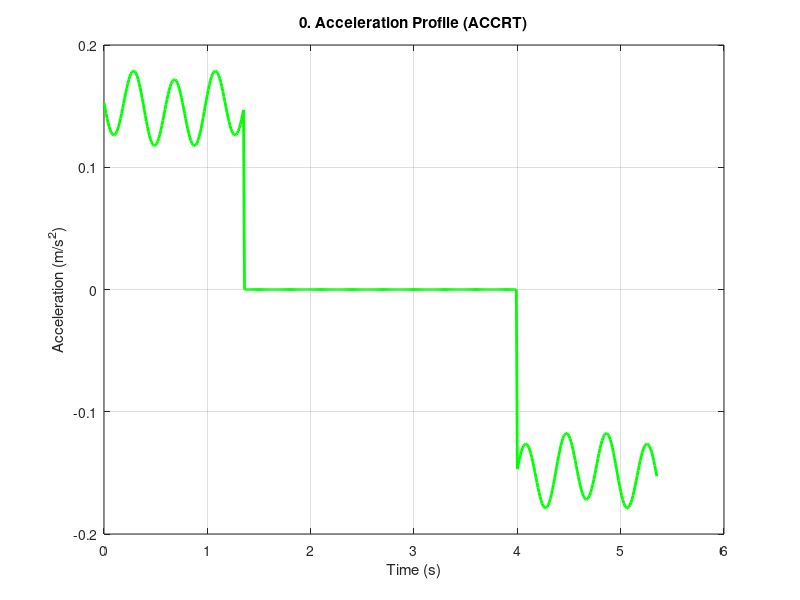
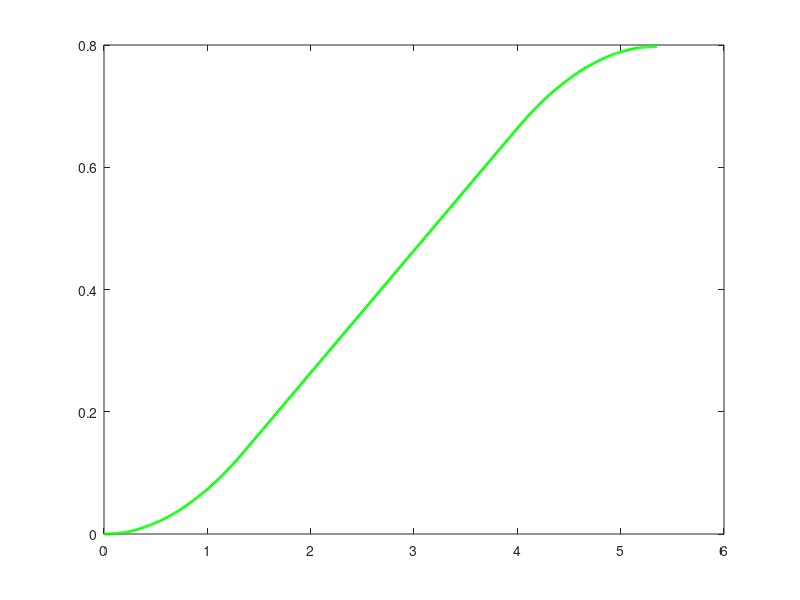

The MATLAB script that drew these images, in order: (Note: this script raises an error after producing the figures.)
function generate_accrt_profile()
    clear; clc; close all;

    %% --- 1. CONFIGURATION ---
    lh = 0.2; ll = 0.3; mh = 0.15; ml = 0.36;
    Ts = 0.01;   

    % Target Motion
    v_target = 0.2;        
    dist_target = 0.8;     
    St = 1;                 

    radius_cm = 4.774;
    dist_per_rev = pi * (radius_cm / 100); 
    steps_per_rev = 1600;

    fprintf('--- ACCRT Profile Generation ---\n');
    fprintf('Target: Dist = %.2f m, Vel = %.2f m/s\n', dist_target, v_target);

    %% --- 2. IDENTIFICATION ---
    [wn1, wn2, b1, b2] = ModePeriodize(lh, ll, mh, ml);
    fprintf('System ID: wn1=%.4f, wn2=%.4f\n', wn1, wn2);

    %% --- 3. SOLVER & JACOBIAN ---
    % คำนวณช่วงเวลาเร่ง (Tc)
    Tc = St * 2 * pi / wn1;

    % คำนวณ Jacobian Matrix (12x12)
    Cq = AcJacobian(wn1, wn2, b1, b2, Tc);

    % คำนวณ Boundary Conditions
    BC = AcBC(v_target);

    % แก้สมการหา Coefficients (C)
    C = Cq \ BC;

    %% --- 4. CALCULATE TIMING (findTa) ---
    ta = findTa(v_target, dist_target, C, b1, b2, wn1, wn2, Tc);
    
    if ta < 0
        warning('ระยะทางสั้นเกินไปสำหรับความเร็วนี้ (ta < 0)! โปรดเพิ่มระยะทางหรือลดความเร็ว');
        ta = 0; 
    end
    fprintf('Timing: Accel(Tc)=%.4fs, Cruise(ta)=%.4fs\n', Tc, ta);

%% --- 5. GENERATE TRAJECTORY ---
    d1_idx = round(Tc / Ts);
    d2_idx = round(ta / Ts);
    total_samples = 2*d1_idx + d2_idx; 
    
    time_vec = (0:total_samples-1) * Ts;
    accel_profile = zeros(size(time_vec));
    vel_profile = zeros(size(time_vec));

   for k = 1:total_samples
        t_sim = (k-1) * Ts;
        
        if k <= d1_idx
            % 1. ช่วงเร่ง
            accel_profile(k) = ACshaped_Eq(t_sim, C, b1, b2, wn1, wn2);
            vel_profile(k) = ACshaped_V(t_sim, C, b1, b2, wn1, wn2); 
            
        elseif k > d1_idx && k <= (d1_idx + d2_idx)
            % 2. ช่วงความเร็วคงที่
            accel_profile(k) = 0;
            vel_profile(k) = v_target;
            
        elseif k > (d1_idx + d2_idx)
            % 3. ช่วงเบรก 
            k_ref = (2*d1_idx + d2_idx) - k + 1;
            if k_ref >= 1 && k_ref <= d1_idx
                accel_profile(k) = -accel_profile(k_ref);
                vel_profile(k) = vel_profile(k_ref);
            end
        end
    end

    pos_profile = cumtrapz(time_vec, vel_profile);

    freq_profile = (vel_profile / dist_per_rev) * steps_per_rev;
    freq_profile_int = round(freq_profile);

    %freq_profile_int(freq_profile_int < 0) = 0;

    %% --- 6. PLOT (SEPARATE FIGURES) ---
    
    figure('Name', 'ACCRT: Acceleration', 'NumberTitle', 'off');
    plot(time_vec, accel_profile, 'g', 'LineWidth', 2);
    title('0. Acceleration Profile (ACCRT)');
    ylabel('Acceleration (m/s^2)'); xlabel('Time (s)'); grid on;


    % 6.1 Position Window
    figure('Name', 'ACCRT: Displacement', 'NumberTitle', 'off');
    plot(time_vec, pos_profile, 'g', 'LineWidth', 2);
    yline(dist_target, 'k--', 'Target');
    title('1. Position Profile (ACCRT)');
    ylabel('Position (m)'); xlabel('Time (s)'); grid on;
    text(time_vec(end)*0.7, pos_profile(end)*0.95, sprintf('Final: %.4fm', pos_profile(end)));
    
    % 6.2 Velocity Window
    figure('Name', 'ACCRT: Velocity', 'NumberTitle', 'off');
    plot(time_vec, vel_profile, 'b', 'LineWidth', 2);
    yline(v_target, 'k--', 'Target Vel');
    title('2. Velocity Profile (ACCRT)');
    ylabel('Speed (m/s)'); xlabel('Time (s)'); grid on;
    
    % 6.3 Frequency Window
    figure('Name', 'ACCRT: Frequency', 'NumberTitle', 'off');
    plot(time_vec, freq_profile_int, 'r', 'LineWidth', 1.5);
    title('3. Frequency Command (Hz)'); 
    ylabel('Frequency (Steps/s)'); xlabel('Time (s)'); grid on;
    max_freq = max(freq_profile_int);
    text(1, max_freq, sprintf(' Max Freq: %d Hz', max_freq), 'VerticalAlignment', 'bottom');

    %% --- 7. EXPORT TO ARDUINO ---
    export_to_arduino(freq_profile_int, dist_target, v_target);
end

%% ==========================================================
%%            LOCAL FUNCTIONS (MATH LOGIC FROM SIMULINK)
%% ==========================================================

function [wn1, wn2, b1, b2] = ModePeriodize(lh, ll, mh, ml)
    g = 9.81;
    M_s = [(mh+ml)*lh^2, ml*lh*ll; ml*lh*ll, ml*ll^2];
    K_s = [(mh+ml)*g*lh, 0; 0, ml*g*ll];
    B_s = [-(mh+ml)*lh; -ml*ll];

    [mds_s, lambda_s] = eig(K_s, M_s);
    omg_s = sqrt(diag(lambda_s));
    b_nu_s = mds_s.' * B_s; 
    
    wn1 = real(omg_s(1));
    wn2 = real(omg_s(2));
    b1 = real(b_nu_s(1));
    b2 = real(b_nu_s(2));
end

function BC = AcBC(u)
    BC = [0.0; 0.0; 0.0; 0.0; 0.0; 0.0; 0.0; 0.0; 0.0; 0.0; 0.0; u];
end

function yy = ACshaped_Eq(t, C, b1, b2, wn1, wn2)
    a1=C(1); a2=C(2); a3=C(3); a4=C(4); a5=C(5); a6=C(6);
    
    yy = a6-t.*(-a5+a2.*b1.*wn1+a4.*b2.*wn2)-a1.*b1-a3.*b2+1.0./wn1.^2.* ...
            (a1.*b1.*wn1.^2.*cos(wn1.*t)+a2.*b1.*wn1.^2.*sin(wn1.*t))+1.0./wn2.^2.* ...
            (a3.*b2.*wn2.^2.*cos(wn2.*t)+a4.*b2.*wn2.^2.*sin(wn2.*t)) ; 
end

function y = ACshaped_V(t, C, b1, b2, w1, w2) 
    a1=C(1); a2=C(2); a3=C(3); a4=C(4); a5=C(5); a6=C(6); a7=C(7);
    y = -1.0./w1.^2.*(a2.*b1.*w1.*cos(w1.*t) - a1.*b1.*w1.*sin(w1.*t)) ...
      -1.0./w2.^2.*(a4.*b2.*w2.*cos(w2.*t) - a3.*b2.*w2.*sin(w2.*t)) ...
      -t.*(-a6 + a1.*b1 + a3.*b2) ...
      -(t.^2.*(-a5 + a2.*b1.*w1 + a4.*b2.*w2))./2.0 ...
      +(a2.*b1.*w2 + a4.*b2.*w1 + a7.*w1.*w2)./(w1.*w2);
end

function ta = findTa(u, x, C, b1, b2, wn1, wn2, Tc)
    a1=C(1); a2=C(2); a3=C(3); a4=C(4); a5=C(5); a6=C(6); a7=C(7); a8=C(8);
    d1 = Tc;
    
    y = -1.0/wn1^2 * (a1*b1*cos(wn1*d1) + a2*b1*sin(wn1*d1)) ...
        -1.0/wn2^2 * (a3*b2*cos(wn2*d1) + a4*b2*sin(wn2*d1)) ...
        -(d1^3 * (-a5 + a2*b1*wn1 + a4*b2*wn2))/6.0 ...
        -(d1^2 * (-a6 + a1*b1 + a3*b2))/2.0 ...
        +1.0/wn1^2 * 1.0/wn2^2 * (a8*wn1^2*wn2^2 + a1*b1*wn2^2 + a3*b2*wn1^2) ...
        +(d1 * (a2*b1*wn2 + a4*b2*wn1 + a7*wn1*wn2))/(wn1*wn2);
        
    ta = (x - 2*y) / u;
end

function Cq = AcJacobian(wn1,wn2,b1,b2,Tc)
mt1 = [-b1.^2.*1.0./wn1.^2+(1.0./wn1.^3.*(b1.^2.*wn1.^3-b1.^2.*wn1.*wn2.^2))./((wn1+wn2).*(wn1-wn2)),-b1.*b2.*1.0./wn2.^2-(b1.*b2)./((wn1+wn2).*(wn1-wn2))+(b1.*b2.*wn1.^2.*1.0./wn2.^2)./((wn1+wn2).*(wn1-wn2)),0.0,0.0,0.0,0.0,-b1.^2.*1.0./wn1.^2+(1.0./wn1.^3.*(b1.^2.*wn1.^3.*cos(Tc.*wn1)-b1.^2.*wn1.*wn2.^2.*cos(Tc.*wn1)))./((wn1+wn2).*(wn1-wn2))+(Tc.*b1.^2.*sin(Tc.*wn1))./(wn1.*2.0)];
mt2 = [-b1.*b2.*1.0./wn2.^2-(b1.*b2.*cos(Tc.*wn1))./((wn1+wn2).*(wn1-wn2))+(b1.*b2.*wn1.^2.*1.0./wn2.^2.*cos(Tc.*wn2))./((wn1+wn2).*(wn1-wn2)),0.0,(b1.^2.*1.0./wn1.^2.*(wn1.*sin(Tc.*wn1)+Tc.*wn1.^2.*cos(Tc.*wn1)))./2.0-(1.0./wn1.^3.*(b1.^2.*wn1.^4.*sin(Tc.*wn1)-b1.^2.*wn1.^2.*wn2.^2.*sin(Tc.*wn1)))./((wn1+wn2).*(wn1-wn2)),(b1.*b2.*wn1.*sin(Tc.*wn1))./((wn1+wn2).*(wn1-wn2))-(b1.*b2.*wn1.^2.*sin(Tc.*wn2))./(wn2.*(wn1+wn2).*(wn1-wn2))];
mt3 = [-Tc.*b1+(b1.*sin(Tc.*wn1))./wn1,0.0,0.0,0.0,-b1.^2./wn1+(1.0./wn1.^3.*(b1.^2.*wn1.^4-b1.^2.*wn1.^2.*wn2.^2))./((wn1+wn2).*(wn1-wn2)),-b1.*b2.*wn1.*1.0./wn2.^2-(b1.*b2.*wn1)./((wn1+wn2).*(wn1-wn2))+(b1.*b2.*wn1.^3.*1.0./wn2.^2)./((wn1+wn2).*(wn1-wn2)),0.0];
mt4 = [-(Tc.*b1.^2)./wn1+(b1.^2.*1.0./wn1.^2.*(sin(Tc.*wn1)-Tc.*wn1.*cos(Tc.*wn1)))./2.0+(1.0./wn1.^3.*(b1.^2.*wn1.^3.*sin(Tc.*wn1)-b1.^2.*wn1.*wn2.^2.*sin(Tc.*wn1)))./((wn1+wn2).*(wn1-wn2)),-(b1.*b2.*sin(Tc.*wn1))./((wn1+wn2).*(wn1-wn2))-Tc.*b1.*b2.*wn1.*1.0./wn2.^2+(b1.*b2.*wn1.^3.*1.0./wn2.^3.*sin(Tc.*wn2))./((wn1+wn2).*(wn1-wn2)),b1.*wn1];
mt5 = [-b1.^2./wn1+(Tc.*b1.^2.*sin(Tc.*wn1))./2.0+(1.0./wn1.^3.*(b1.^2.*wn1.^4.*cos(Tc.*wn1)-b1.^2.*wn1.^2.*wn2.^2.*cos(Tc.*wn1)))./((wn1+wn2).*(wn1-wn2)),-b1.*b2.*wn1.*1.0./wn2.^2-(b1.*b2.*wn1.*cos(Tc.*wn1))./((wn1+wn2).*(wn1-wn2))+(b1.*b2.*wn1.^3.*1.0./wn2.^2.*cos(Tc.*wn2))./((wn1+wn2).*(wn1-wn2)),b1./wn1-(b1.*cos(Tc.*wn1))./wn1-(Tc.^2.*b1.*wn1)./2.0];
mt6 = [-b1.*b2.*1.0./wn1.^2+(b1.*b2)./((wn1+wn2).*(wn1-wn2))-(b1.*b2.*1.0./wn1.^2.*wn2.^2)./((wn1+wn2).*(wn1-wn2)),-b2.^2.*1.0./wn2.^2-(1.0./wn2.^3.*(b2.^2.*wn2.^3-b2.^2.*wn1.^2.*wn2))./((wn1+wn2).*(wn1-wn2)),0.0,0.0,0.0,0.0,-b1.*b2.*1.0./wn1.^2+(b1.*b2.*cos(Tc.*wn2))./((wn1+wn2).*(wn1-wn2))-(b1.*b2.*1.0./wn1.^2.*wn2.^2.*cos(Tc.*wn1))./((wn1+wn2).*(wn1-wn2))];
mt7 = [-b2.^2.*1.0./wn2.^2-(1.0./wn2.^3.*(b2.^2.*wn2.^3.*cos(Tc.*wn2)-b2.^2.*wn1.^2.*wn2.*cos(Tc.*wn2)))./((wn1+wn2).*(wn1-wn2))+(Tc.*b2.^2.*sin(Tc.*wn2))./(wn2.*2.0),0.0,-(b1.*b2.*wn2.*sin(Tc.*wn2))./((wn1+wn2).*(wn1-wn2))+(b1.*b2.*wn2.^2.*sin(Tc.*wn1))./(wn1.*(wn1+wn2).*(wn1-wn2))];
mt8 = [(b2.^2.*1.0./wn2.^2.*(wn2.*sin(Tc.*wn2)+Tc.*wn2.^2.*cos(Tc.*wn2)))./2.0+(1.0./wn2.^3.*(b2.^2.*wn2.^4.*sin(Tc.*wn2)-b2.^2.*wn1.^2.*wn2.^2.*sin(Tc.*wn2)))./((wn1+wn2).*(wn1-wn2)),-Tc.*b2+(b2.*sin(Tc.*wn2))./wn2,0.0,0.0,0.0,-b1.*b2.*1.0./wn1.^2.*wn2+(b1.*b2.*wn2)./((wn1+wn2).*(wn1-wn2))-(b1.*b2.*1.0./wn1.^2.*wn2.^3)./((wn1+wn2).*(wn1-wn2))];
mt9 = [-b2.^2./wn2-(1.0./wn2.^3.*(b2.^2.*wn2.^4-b2.^2.*wn1.^2.*wn2.^2))./((wn1+wn2).*(wn1-wn2)),0.0,(b1.*b2.*sin(Tc.*wn2))./((wn1+wn2).*(wn1-wn2))-Tc.*b1.*b2.*1.0./wn1.^2.*wn2-(b1.*b2.*1.0./wn1.^3.*wn2.^3.*sin(Tc.*wn1))./((wn1+wn2).*(wn1-wn2))];
mt10 = [-(Tc.*b2.^2)./wn2+(b2.^2.*1.0./wn2.^2.*(sin(Tc.*wn2)-Tc.*wn2.*cos(Tc.*wn2)))./2.0-(1.0./wn2.^3.*(b2.^2.*wn2.^3.*sin(Tc.*wn2)-b2.^2.*wn1.^2.*wn2.*sin(Tc.*wn2)))./((wn1+wn2).*(wn1-wn2)),b2.*wn2,-b1.*b2.*1.0./wn1.^2.*wn2+(b1.*b2.*wn2.*cos(Tc.*wn2))./((wn1+wn2).*(wn1-wn2))-(b1.*b2.*1.0./wn1.^2.*wn2.^3.*cos(Tc.*wn1))./((wn1+wn2).*(wn1-wn2))];
mt11 = [-b2.^2./wn2+(Tc.*b2.^2.*sin(Tc.*wn2))./2.0-(1.0./wn2.^3.*(b2.^2.*wn2.^4.*cos(Tc.*wn2)-b2.^2.*wn1.^2.*wn2.^2.*cos(Tc.*wn2)))./((wn1+wn2).*(wn1-wn2)),b2./wn2-(b2.*cos(Tc.*wn2))./wn2-(Tc.^2.*b2.*wn2)./2.0,0.0,0.0,0.0,b1.*1.0./wn1.^2-(1.0./wn1.^3.*(b1.*wn1.^3-b1.*wn1.*wn2.^2))./((wn1+wn2).*(wn1-wn2)),b2.*1.0./wn2.^2+(1.0./wn2.^3.*(b2.*wn2.^3-b2.*wn1.^2.*wn2))./((wn1+wn2).*(wn1-wn2)),0.0];
mt12 = [Tc.*b1.*1.0./wn1.^2-(1.0./wn1.^3.*(b1.*wn1.^2.*sin(Tc.*wn1)-b1.*wn2.^2.*sin(Tc.*wn1)))./((wn1+wn2).*(wn1-wn2)),Tc.*b2.*1.0./wn2.^2-(1.0./wn2.^3.*(b2.*wn1.^2.*sin(Tc.*wn2)-b2.*wn2.^2.*sin(Tc.*wn2)))./((wn1+wn2).*(wn1-wn2)),-1.0,b1.*1.0./wn1.^2-(1.0./wn1.^3.*(b1.*wn1.^3.*cos(Tc.*wn1)-b1.*wn1.*wn2.^2.*cos(Tc.*wn1)))./((wn1+wn2).*(wn1-wn2))];
mt13 = [b2.*1.0./wn2.^2+(1.0./wn2.^3.*(b2.*wn2.^3.*cos(Tc.*wn2)-b2.*wn1.^2.*wn2.*cos(Tc.*wn2)))./((wn1+wn2).*(wn1-wn2)),Tc.^2./2.0,b1.*1.0./wn1.^2-(1.0./wn1.^3.*(b1.*wn1.^3-b1.*wn1.*wn2.^2))./((wn1+wn2).*(wn1-wn2)),b2.*1.0./wn2.^2+(1.0./wn2.^3.*(b2.*wn2.^3-b2.*wn1.^2.*wn2))./((wn1+wn2).*(wn1-wn2)),0.0,0.0,0.0,0.0,b1.*1.0./wn1.^2-(1.0./wn1.^3.*(b1.*wn1.^3.*cos(Tc.*wn1)-b1.*wn1.*wn2.^2.*cos(Tc.*wn1)))./((wn1+wn2).*(wn1-wn2))];
mt14 = [b2.*1.0./wn2.^2+(1.0./wn2.^3.*(b2.*wn2.^3.*cos(Tc.*wn2)-b2.*wn1.^2.*wn2.*cos(Tc.*wn2)))./((wn1+wn2).*(wn1-wn2)),0.0,(1.0./wn1.^3.*(b1.*wn1.^4.*sin(Tc.*wn1)-b1.*wn1.^2.*wn2.^2.*sin(Tc.*wn1)))./((wn1+wn2).*(wn1-wn2)),-(1.0./wn2.^3.*(b2.*wn2.^4.*sin(Tc.*wn2)-b2.*wn1.^2.*wn2.^2.*sin(Tc.*wn2)))./((wn1+wn2).*(wn1-wn2)),Tc,0.0,0.0,0.0,0.0,0.0,1.0,0.0,0.0,0.0,0.0,0.0,1.0,0.0,0.0,1.0,0.0,0.0,0.0,0.0,0.0,0.0,0.0,0.0,0.0,0.0,0.0,0.0];
mt15 = [(1.0./wn1.^3.*(wn1.^5-wn1.^3.*wn2.^2))./((wn1+wn2).*(wn1-wn2)),0.0,0.0,(1.0./wn1.^3.*(wn1.^4.*sin(Tc.*wn1)-wn1.^2.*wn2.^2.*sin(Tc.*wn1)))./((wn1+wn2).*(wn1-wn2)),0.0,0.0,(1.0./wn1.^3.*(wn1.^5.*cos(Tc.*wn1)-wn1.^3.*wn2.^2.*cos(Tc.*wn1)))./((wn1+wn2).*(wn1-wn2)),0.0,0.0,(1.0./wn1.^3.*(wn1.^5-wn1.^3.*wn2.^2))./((wn1+wn2).*(wn1-wn2)),0.0,0.0,0.0,0.0,0.0];
mt16 = [(1.0./wn1.^3.*(wn1.^5.*cos(Tc.*wn1)-wn1.^3.*wn2.^2.*cos(Tc.*wn1)))./((wn1+wn2).*(wn1-wn2)),0.0,0.0,-(1.0./wn1.^3.*(wn1.^6.*sin(Tc.*wn1)-wn1.^4.*wn2.^2.*sin(Tc.*wn1)))./((wn1+wn2).*(wn1-wn2)),0.0,0.0,0.0,0.0,0.0,0.0,-(1.0./wn2.^3.*(wn2.^5-wn1.^2.*wn2.^3))./((wn1+wn2).*(wn1-wn2)),0.0,0.0,-(1.0./wn2.^3.*(wn2.^4.*sin(Tc.*wn2)-wn1.^2.*wn2.^2.*sin(Tc.*wn2)))./((wn1+wn2).*(wn1-wn2)),0.0,0.0];
mt17 = [-(1.0./wn2.^3.*(wn2.^5.*cos(Tc.*wn2)-wn1.^2.*wn2.^3.*cos(Tc.*wn2)))./((wn1+wn2).*(wn1-wn2)),0.0,0.0,-(1.0./wn2.^3.*(wn2.^5-wn1.^2.*wn2.^3))./((wn1+wn2).*(wn1-wn2)),0.0,0.0,0.0,0.0,0.0,-(1.0./wn2.^3.*(wn2.^5.*cos(Tc.*wn2)-wn1.^2.*wn2.^3.*cos(Tc.*wn2)))./((wn1+wn2).*(wn1-wn2)),0.0,0.0,(1.0./wn2.^3.*(wn2.^6.*sin(Tc.*wn2)-wn1.^2.*wn2.^4.*sin(Tc.*wn2)))./((wn1+wn2).*(wn1-wn2)),0.0];
Cq = reshape([mt1,mt2,mt3,mt4,mt5,mt6,mt7,mt8,mt9,mt10,mt11,mt12,mt13,mt14,mt15,mt16,mt17],12,12);
end

function export_to_arduino(freq_profile, x_target, v_target)
    filename = 'motor_profile_accrt.txt';
    fileID = fopen(filename, 'w');
    fprintf(fileID, '// ACCRT Profile (x=%.2fm, v=%.2fm/s)\n', x_target, v_target);
    fprintf(fileID, 'const int speed_profile[] = {\n  ');
    for i = 1:length(freq_profile)
        fprintf(fileID, '%d', freq_profile(i));
        if i < length(freq_profile), fprintf(fileID, ', '); end
        if mod(i, 20) == 0, fprintf(fileID, '\n  '); end
    end
    fprintf(fileID, '\n};\n');
    fprintf(fileID, 'const int profile_length = %d;\n', length(freq_profile));
    fclose(fileID);
    fprintf('Exported to %s\n', filename);
end
